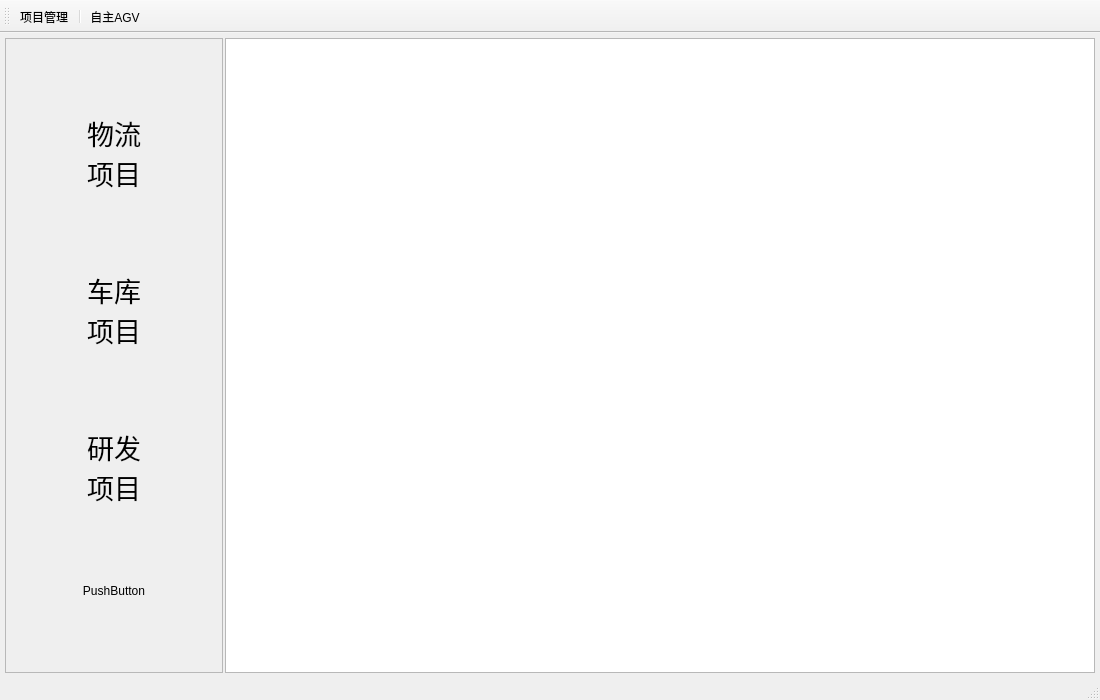
<?xml version="1.0" encoding="UTF-8"?>
<ui version="4.0">
 <class>MainWindow</class>
 <widget class="QMainWindow" name="MainWindow">
  <property name="geometry">
   <rect>
    <x>0</x>
    <y>0</y>
    <width>1100</width>
    <height>700</height>
   </rect>
  </property>
  <property name="windowTitle">
   <string>MainWindow</string>
  </property>
  <widget class="QWidget" name="centralWidget">
   <layout class="QHBoxLayout" name="horizontalLayout_2" stretch="2,8">
    <property name="spacing">
     <number>2</number>
    </property>
    <property name="leftMargin">
     <number>5</number>
    </property>
    <property name="topMargin">
     <number>5</number>
    </property>
    <property name="rightMargin">
     <number>5</number>
    </property>
    <property name="bottomMargin">
     <number>5</number>
    </property>
    <item>
     <widget class="QFrame" name="frame">
      <property name="frameShape">
       <enum>QFrame::StyledPanel</enum>
      </property>
      <property name="frameShadow">
       <enum>QFrame::Raised</enum>
      </property>
      <layout class="QVBoxLayout" name="verticalLayout">
       <property name="spacing">
        <number>10</number>
       </property>
       <property name="sizeConstraint">
        <enum>QLayout::SetDefaultConstraint</enum>
       </property>
       <item>
        <widget class="QPushButton" name="pushButton1">
         <property name="sizePolicy">
          <sizepolicy hsizetype="Minimum" vsizetype="Maximum">
           <horstretch>0</horstretch>
           <verstretch>0</verstretch>
          </sizepolicy>
         </property>
         <property name="font">
          <font>
           <family>AcadEref</family>
           <pointsize>20</pointsize>
          </font>
         </property>
         <property name="text">
          <string>物流
项目</string>
         </property>
         <property name="icon">
          <iconset resource="resource.qrc">
           <normaloff>:/res/delivery.png</normaloff>:/res/delivery.png</iconset>
         </property>
         <property name="iconSize">
          <size>
           <width>96</width>
           <height>96</height>
          </size>
         </property>
         <property name="checkable">
          <bool>true</bool>
         </property>
         <property name="autoExclusive">
          <bool>true</bool>
         </property>
         <property name="flat">
          <bool>true</bool>
         </property>
        </widget>
       </item>
       <item>
        <widget class="QPushButton" name="pushButton2">
         <property name="font">
          <font>
           <family>AcadEref</family>
           <pointsize>20</pointsize>
          </font>
         </property>
         <property name="text">
          <string>车库
项目</string>
         </property>
         <property name="icon">
          <iconset resource="resource.qrc">
           <normaloff>:/res/Garage.png</normaloff>:/res/Garage.png</iconset>
         </property>
         <property name="iconSize">
          <size>
           <width>96</width>
           <height>96</height>
          </size>
         </property>
         <property name="checkable">
          <bool>true</bool>
         </property>
         <property name="autoExclusive">
          <bool>true</bool>
         </property>
         <property name="flat">
          <bool>true</bool>
         </property>
        </widget>
       </item>
       <item>
        <widget class="QPushButton" name="pushButton3">
         <property name="font">
          <font>
           <family>AcadEref</family>
           <pointsize>20</pointsize>
          </font>
         </property>
         <property name="text">
          <string>研发
项目</string>
         </property>
         <property name="icon">
          <iconset resource="resource.qrc">
           <normaloff>:/res/development.png</normaloff>:/res/development.png</iconset>
         </property>
         <property name="iconSize">
          <size>
           <width>96</width>
           <height>96</height>
          </size>
         </property>
         <property name="checkable">
          <bool>true</bool>
         </property>
         <property name="autoExclusive">
          <bool>true</bool>
         </property>
         <property name="flat">
          <bool>true</bool>
         </property>
        </widget>
       </item>
       <item>
        <widget class="QPushButton" name="pushButton4">
         <property name="text">
          <string>PushButton</string>
         </property>
         <property name="checkable">
          <bool>true</bool>
         </property>
         <property name="autoExclusive">
          <bool>true</bool>
         </property>
         <property name="flat">
          <bool>true</bool>
         </property>
        </widget>
       </item>
      </layout>
     </widget>
    </item>
    <item>
     <widget class="QListView" name="listView"/>
    </item>
   </layout>
  </widget>
  <widget class="QToolBar" name="mainToolBar">
   <property name="iconSize">
    <size>
     <width>48</width>
     <height>48</height>
    </size>
   </property>
   <attribute name="toolBarArea">
    <enum>TopToolBarArea</enum>
   </attribute>
   <attribute name="toolBarBreak">
    <bool>false</bool>
   </attribute>
   <addaction name="action_Project"/>
   <addaction name="separator"/>
   <addaction name="action_AGV"/>
  </widget>
  <widget class="QStatusBar" name="statusBar"/>
  <action name="action_Project">
   <property name="checkable">
    <bool>true</bool>
   </property>
   <property name="icon">
    <iconset resource="resource.qrc">
     <normaloff>:/res/project manager .png</normaloff>:/res/project manager .png</iconset>
   </property>
   <property name="text">
    <string>项目管理</string>
   </property>
   <property name="toolTip">
    <string>项目管理</string>
   </property>
  </action>
  <action name="action_AGV">
   <property name="checkable">
    <bool>true</bool>
   </property>
   <property name="icon">
    <iconset resource="resource.qrc">
     <normaloff>:/res/agv.png</normaloff>:/res/agv.png</iconset>
   </property>
   <property name="text">
    <string>自主AGV</string>
   </property>
  </action>
 </widget>
 <layoutdefault spacing="6" margin="11"/>
 <resources>
  <include location="resource.qrc"/>
 </resources>
 <connections/>
</ui>
